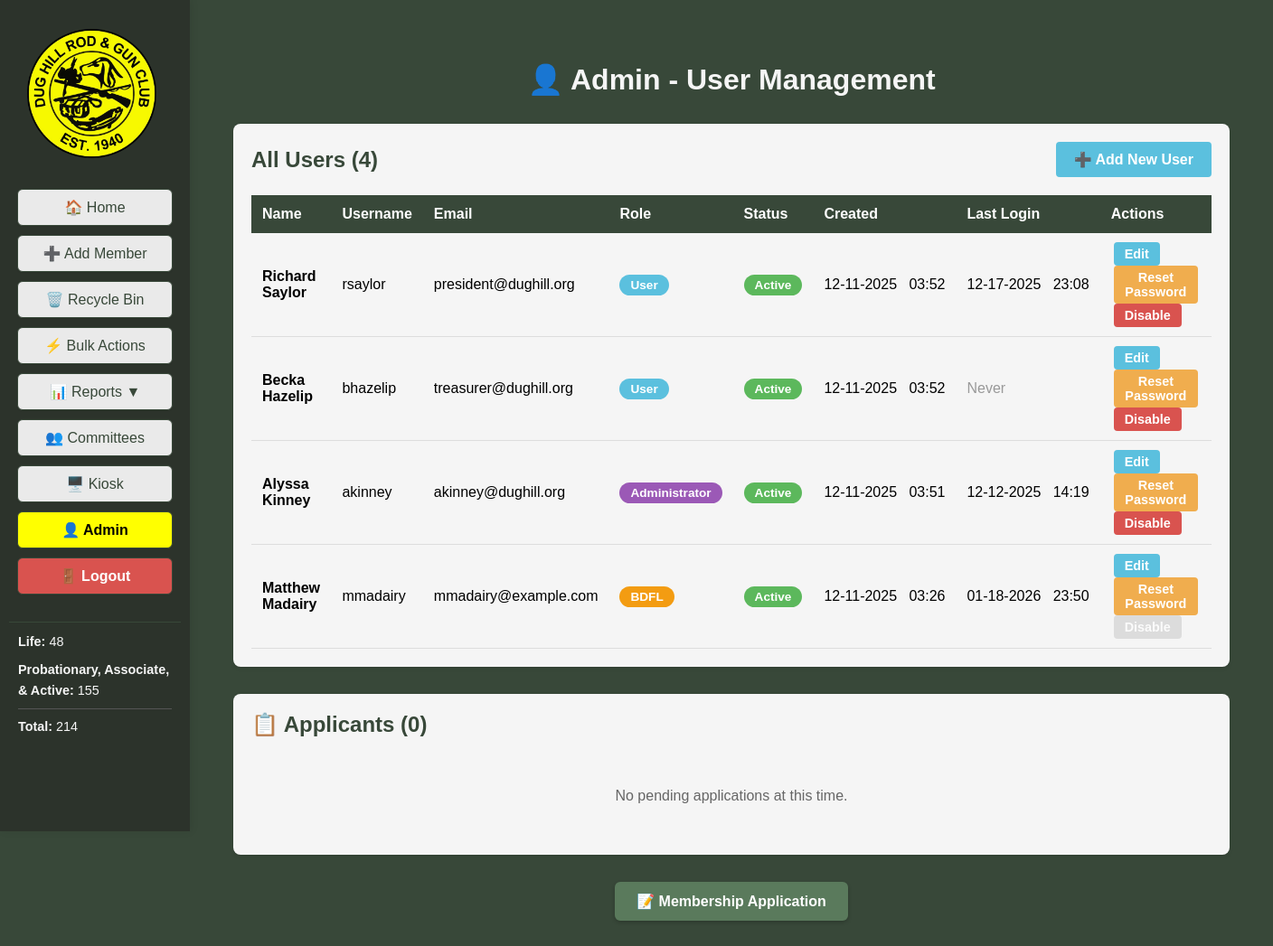
/admin/users (signed in), run on an earlier commit of the app's database.
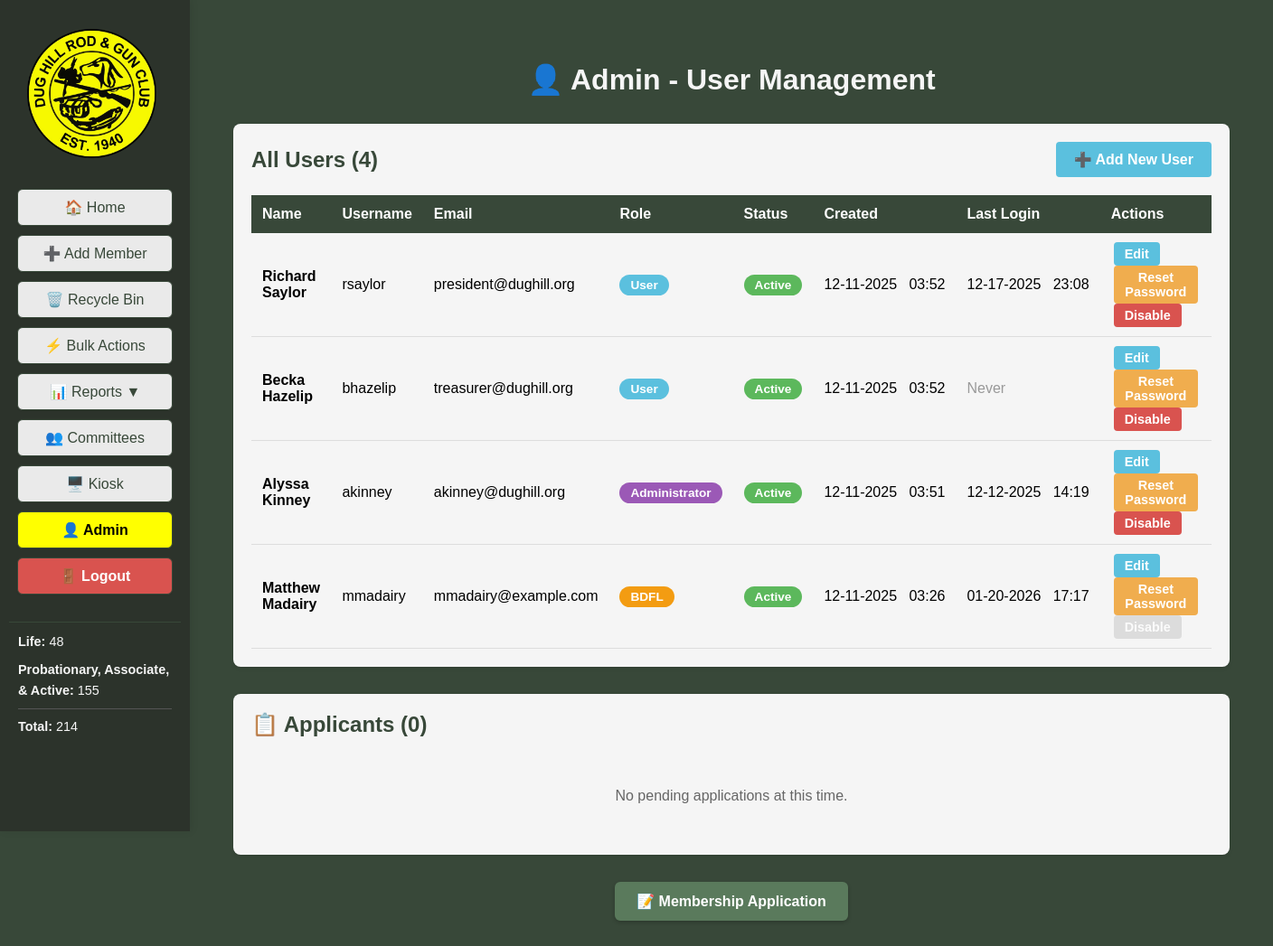
And on a later commit of the database.
### tables this page shows
CREATE TABLE users (
            id INTEGER PRIMARY KEY AUTOINCREMENT,
            username TEXT UNIQUE NOT NULL,
            name TEXT,
            password_hash TEXT NOT NULL,
            email TEXT UNIQUE NOT NULL,
            created_at TEXT NOT NULL,
            is_active INTEGER DEFAULT 1,
            role TEXT DEFAULT 'User',
            must_change_password INTEGER DEFAULT 0
        , failed_login_attempts INTEGER DEFAULT 0, locked_until TEXT, last_login TEXT, last_password_change TEXT);

### DH_DB_Webapp/app.py (the view, shortened to what this page needs)
@app.route('/admin/users', methods=['GET', 'POST'])
@login_required
def admin_users():
	if not current_user.is_admin_or_bdfl():
		flash('Access denied. Only administrators can access the admin panel.', 'error')
		return redirect(url_for('index'))
	all_users = database.get_all_users()
	member_stats = get_member_stats()
	applications = database.get_all_applications(status='pending')
	return render_template('admin_users.html', users=all_users, applications=applications, active_page='admin_users', member_stats=member_stats)

### DH_DB_Webapp/app.py (called while the page is built)
def register_context_processors(app):
	@app.context_processor
	def inject_applications():
		try:
			from flask_login import current_user
			import database
			if current_user.is_authenticated and current_user.is_admin_or_bdfl():
				applications = database.get_all_applications(status='pending')
			else:
				applications = []
		except Exception:
			applications = []
		return dict(applications=applications)

@login_manager.user_loader
def load_user(user_id):
    user_data = database.get_user_by_id(int(user_id))
    if user_data:
        try:
            role = user_data['role']
        except (KeyError, IndexError):
            role = 'User'
        try:
            must_change_password = bool(user_data['must_change_password'])
        except (KeyError, IndexError):
            must_change_password = False
        return User(
            id=user_data['id'],
            username=user_data['username'],
            email=user_data['email'],
            role=role,
            is_active=bool(user_data['is_active']),
            must_change_password=must_change_password
        )
    return None

def get_member_stats():
	all_members = database.get_all_members()
	life_count = len([m for m in all_members if m['membership_type'] == 'Life'])
	voting_count = len([m for m in all_members if m['membership_type'] in ['Probationary', 'Associate', 'Active']])
	total_count = len(all_members)
	return {
		'life_members': life_count,
		'voting_members': voting_count,
		'total_members': total_count
	}

@app.after_request
def set_security_headers(response):
	response.headers['X-Content-Type-Options'] = 'nosniff'
	response.headers['X-Frame-Options'] = 'DENY'
	response.headers['X-XSS-Protection'] = '1; mode=block'
	response.headers['Strict-Transport-Security'] = 'max-age=31536000; includeSubDomains'
	response.headers['Content-Security-Policy'] = "default-src 'self'; style-src 'self' 'unsafe-inline'; script-src 'self' 'unsafe-inline' https://js.stripe.com; frame-src https://js.stripe.com; connect-src 'self' https://api.stripe.com"
	return response

@app.before_request
def check_password_change_required():
	if request.endpoint in ['static', 'login', 'logout', 'change_password', 'register']:
		return
	if current_user.is_authenticated and hasattr(current_user, 'must_change_password') and current_user.must_change_password:
		if request.endpoint != 'change_password':
			return redirect(url_for('change_password'))

    @property
    def is_active(self):
        return self._is_active

### DH_DB_Webapp/templates/admin_users.html (shortened to what this page needs)
<!DOCTYPE html>
<html>
<head>
</head>
<body style="background-color:#384839; font-family:Arial, Helvetica, sans-serif;">
    <div style="display:flex; flex-direction:row;">
        <div style="position:fixed; top:0; left:0; height:100vh; width:210px; background-color:#2c332b; display:flex; flex-direction:column; align-items:center; padding-top:120px; z-index:100; box-shadow:2px 0 8px rgba(0,0,0,0.08); overflow-y:auto;">
            <img src="{{ url_for('static', filename='Main_Logo-removebg-preview.png') }}" alt="Main Logo" style="height:143px; margin-top:-88px; margin-left:-8px; margin-bottom:34px;">
            <a href="{{ url_for('index') }}" style="width:170px; display:inline-block; padding:10px 0; margin-bottom:10px; border-radius:6px; border:1px solid #384839; background-color:#eaeaea; color:#384839; text-decoration:none; font-weight:normal; font-size:1em; font-family:Arial, Helvetica, sans-serif; box-shadow:0 1px 2px rgba(0,0,0,0.04); text-align:center;">🏠 Home</a>
            <a href="javascript:void(0);" onclick="openModal('addMemberModal')" style="width:170px; display:inline-block; padding:10px 0; margin-bottom:10px; border-radius:6px; border:1px solid #384839; background-color:#eaeaea; color:#384839; text-decoration:none; font-weight:normal; font-size:1em; font-family:Arial, Helvetica, sans-serif; box-shadow:0 1px 2px rgba(0,0,0,0.04); text-align:center;">➕ Add Member</a>
            <a href="{{ url_for('recycle_bin') }}" style="width:170px; display:inline-block; padding:10px 0; margin-bottom:10px; border-radius:6px; border:1px solid #384839; background-color:#eaeaea; color:#384839; text-decoration:none; font-weight:normal; font-size:1em; font-family:Arial, Helvetica, sans-serif; box-shadow:0 1px 2px rgba(0,0,0,0.04); text-align:center;">🗑️ Recycle Bin</a>
            <a href="{{ url_for('bulk_actions') }}" style="width:170px; display:inline-block; padding:10px 0; margin-bottom:10px; border-radius:6px; border:1px solid #384839; background-color:#eaeaea; color:#384839; text-decoration:none; font-weight:normal; font-size:1em; font-family:Arial, Helvetica, sans-serif; box-shadow:0 1px 2px rgba(0,0,0,0.04); text-align:center;">⚡ Bulk Actions</a>
            <div class="menu-toggle" onclick="toggleSubmenu()" style="width:170px; display:inline-block; padding:10px 0; margin-bottom:10px; border-radius:6px; border:1px solid #384839; background-color:#eaeaea; color:#384839; text-decoration:none; font-weight:normal; font-size:1em; font-family:Arial, Helvetica, sans-serif; box-shadow:0 1px 2px rgba(0,0,0,0.04); text-align:center;">
                📊 Reports <span id="submenu-arrow">▼</span>
            </div>
            <a href="{{ url_for('committees') }}" style="width:170px; display:inline-block; padding:10px 0; margin-bottom:10px; border-radius:6px; border:1px solid #384839; background-color:#eaeaea; color:#384839; text-decoration:none; font-weight:normal; font-size:1em; font-family:Arial, Helvetica, sans-serif; box-shadow:0 1px 2px rgba(0,0,0,0.04); text-align:center;">👥 Committees</a>
            <a href="{{ url_for('kiosk') }}" target="_blank" style="width:170px; display:inline-block; padding:10px 0; margin-bottom:10px; border-radius:6px; border:1px solid #384839; background-color:#eaeaea; color:#384839; text-decoration:none; font-weight:normal; font-size:1em; font-family:Arial, Helvetica, sans-serif; box-shadow:0 1px 2px rgba(0,0,0,0.04); text-align:center;">🖥️ Kiosk</a>
            {% if current_user.is_admin_or_bdfl() %}
            <a href="{{ url_for('admin_users') }}" class="active-menu" style="width:170px; display:inline-block; padding:10px 0; margin-bottom:10px; border-radius:6px; border:1px solid #384839; background-color:rgb(255,255,0); color:#000000; text-decoration:none; font-weight:bold; font-size:1em; font-family:Arial, Helvetica, sans-serif; box-shadow:0 1px 2px rgba(0,0,0,0.04); text-align:center; position:relative;">
                <span style="display:inline-block; vertical-align:middle;">👤 Admin</span>
            </a>
            {% endif %}
            <a href="{{ url_for('logout') }}" style="width:170px; display:inline-block; padding:10px 0; margin-bottom:10px; border-radius:6px; border:1px solid #384839; background-color:#d9534f; color:#ffffff; text-decoration:none; font-weight:bold; font-size:1em; font-family:Arial, Helvetica, sans-serif; box-shadow:0 1px 2px rgba(0,0,0,0.04); text-align:center;">🚪 Logout</a>
            <div style="width:170px; margin-top:20px; padding:10px; border-top:1px solid #384839;">
                <div style="color:#f5f5f5; font-size:0.9em; line-height:1.6; text-align:left;">
                    <div style="margin-bottom:8px;"><strong>Life:</strong> {{ member_stats.life_members }}</div>
                    <div style="margin-bottom:8px;"><strong>Probationary, Associate, & Active:</strong> {{ member_stats.voting_members }}</div>
                    <div style="border-top:1px solid #555; padding-top:8px;"><strong>Total:</strong> {{ member_stats.total_members }}</div>
                </div>
            </div>
        </div>
        <div style="flex:1; margin-left:210px; padding:40px;">
            <h1 style="color:#f5f5f5; text-align:center; margin-bottom:30px;">👤 Admin - User Management</h1>
            <div class="user-table">
                <div style="display:flex; justify-content:space-between; align-items:center; margin-bottom:20px;">
                    <h2 style="color:#384839; margin:0;">All Users ({{ users|length }})</h2>
                    <button onclick="openAddUserModal()" style="padding:10px 20px; background-color:#5bc0de; color:white; border:none; border-radius:4px; font-size:1em; font-weight:bold; cursor:pointer;">➕ Add New User</button>
                </div>
                <table>
                    <thead>
                        <tr>
                            <th>Name</th>
                            <th>Username</th>
                            <th>Email</th>
                            <th>Role</th>
                            <th>Status</th>
                            <th>Created</th>
                            <th>Last Login</th>
                            <th>Actions</th>
                        </tr>
                    </thead>
                    <tbody>
                        {% for user in users %}
                        <tr>
                            <td><strong>{{ user.name if user.name else '-' }}</strong></td>
                            <td>{{ user.username }}</td>
                            <td>{{ user.email }}</td>
                            <td>
                                <span class="role-badge role-{{ user.role|lower }}">{{ user.role }}</span>
                            </td>
                            <td>
                                <span class="status-badge status-{{ 'active' if user.is_active else 'inactive' }}">{{ 'Active' if user.is_active else 'Inactive' }}</span>
                            </td>
                            <td>{{ user.created_at[5:7] }}-{{ user.created_at[8:10] }}-{{ user.created_at[:4] }}&nbsp;&nbsp;&nbsp;{{ user.created_at[11:16] }}</td>
                            <td>{% if user.last_login %}{{ user.last_login[5:7] }}-{{ user.last_login[8:10] }}-{{ user.last_login[:4] }}&nbsp;&nbsp;&nbsp;{{ user.last_login[11:16] }}{% else %}<span style="color:#999;">Never</span>{% endif %}</td>
                            <td>
                                <button onclick="editUser({{ user.id }})" class="btn-action btn-edit" {% if user.role == 'BDFL' and not current_user.is_bdfl() %}disabled{% endif %}>Edit</button>
                                <button onclick="resetPassword({{ user.id }}, '{{ user.username }}')" class="btn-action btn-reset" {% if user.role == 'BDFL' and user.id != current_user.id %}disabled{% endif %}>Reset Password</button>
                                {% if user.is_active %}
                                <button onclick="toggleUserStatus({{ user.id }}, '{{ user.username }}', false)" class="btn-action btn-disable" {% if user.role == 'BDFL' %}disabled{% endif %}>Disable</button>
                                {% else %}
                                <button onclick="toggleUserStatus({{ user.id }}, '{{ user.username }}', true)" class="btn-action btn-enable" {% if user.role == 'BDFL' %}disabled{% endif %}>Enable</button>
                                {% endif %}
                            </td>
                        </tr>
                        {% endfor %}
                    </tbody>
                </table>
            </div>
            <div class="user-table" style="margin-top:30px; margin-bottom:30px;">
                <div style="display:flex; justify-content:space-between; align-items:center; margin-bottom:20px;">
                    <h2 style="color:#384839; margin:0;">📋 Applicants ({{ applications|length }})</h2>
                </div>
                {% if applications %}
                <table>
                    <thead>
                        <tr>
                            <th>Name</th>
                            <th>Email</th>
                            <th>Phone</th>
                            <th>City, State</th>
                            <th>Submitted</th>
                            <th>Actions</th>
                        </tr>
                    </thead>
                    <tbody>
                        {% for app in applications %}
                        <tr>
                            <td><strong>{{ app.first_name }} {{ app.middle_name }} {{ app.last_name }} {{ app.suffix }}</strong></td>
                            <td>{{ app.email }}</td>
                            <td>{{ app.phone }}</td>
                            <td>{{ app.city }}, {{ app.state }}</td>
                            <td>{{ app.submitted_at[5:7] }}-{{ app.submitted_at[8:10] }}-{{ app.submitted_at[:4] }}</td>
                            <td>
                                <button onclick="viewApplication({{ app.id }})" class="btn-action btn-edit">View</button>
                                <button onclick="approveApplication({{ app.id }})" class="btn-action btn-enable">Approve</button>
                                <button onclick="rejectApplication({{ app.id }})" class="btn-action btn-disable">Reject</button>
                            </td>
                        </tr>
                        {% endfor %}
                    </tbody>
                </table>
                {% else %}
                <div style="padding:20px; text-align:center; color:#666;">
                    <p>No pending applications at this time.</p>
                </div>
                {% endif %}
            </div>
            <div style="text-align:center; margin-top:30px;">
                <a href="{{ url_for('membership_application') }}" target="_blank" style="display:inline-block; padding:12px 24px; background-color:#5a7a5c; color:white; text-decoration:none; border-radius:6px; font-size:1em; font-weight:bold; box-shadow:0 2px 4px rgba(0,0,0,0.2); transition:background-color 0.3s;">📝 Membership Application</a>
            </div>
        </div>
    </div>
</body>
</html>

### DH_DB_Webapp/templates/admin_users.html (style rules this page uses)
.active-menu { background-color: rgb(255,255,0) !important; color: #000000 !important; }
.menu-toggle { cursor: pointer; user-select: none; }
.user-table { background-color: #f5f5f5; border-radius: 8px; padding: 20px; box-shadow: 0 2px 4px rgba(0,0,0,0.1); }
.user-table table { width: 100%; border-collapse: collapse; }
.user-table th { background-color: #384839; color: white; padding: 12px; text-align: left; font-weight: bold; }
.user-table td { padding: 10px 12px; border-bottom: 1px solid #ddd; }
.role-badge { display: inline-block; padding: 4px 12px; border-radius: 12px; font-size: 0.85em; font-weight: bold; }
.role-bdfl { background-color: #f39c12; color: white; }
.role-administrator { background-color: #9b59b6; color: white; }
.role-user { background-color: #5bc0de; color: white; }
.status-badge { display: inline-block; padding: 4px 12px; border-radius: 12px; font-size: 0.85em; font-weight: bold; }
.status-active { background-color: #5cb85c; color: white; }
.btn-action { padding: 5px 12px; margin: 0 3px; border: none; border-radius: 4px; font-size: 0.9em; font-weight: bold; cursor: pointer; color: white; }
.btn-edit { background-color: #5bc0de; }
.btn-reset { background-color: #f0ad4e; }
.btn-disable { background-color: #d9534f; }
.btn-action:disabled { background-color: #cccccc; cursor: not-allowed; opacity: 0.6; }

What changed in the data, as far as the page shows it:
changed users "Matthew Madairy": last_login "18" → "20"; last_login "23:50" → "17:17"
